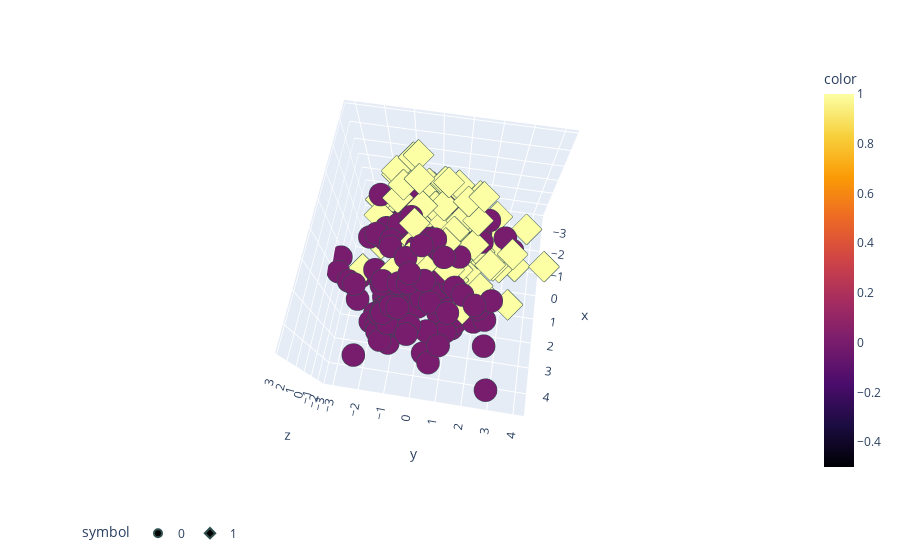

The cell this chart's notebook holds for it:
### Markdown cell above
**Enseguida los normalizamos y vemos en 3D con PCA**

### Code cell
from sklearn import svm
# Scale data before applying PCA
from sklearn.decomposition import PCA
from sklearn.manifold import TSNE
from sklearn.preprocessing import StandardScaler

scaler=StandardScaler()
print (X.shape,y.shape)

scaler.fit(X)
scaled_data=scaler.transform(X)
# Use fit and transform method

#pca = PCA(n_components=2)  # project from 13 to 3 dimensions
pca = PCA(n_components=4)  # project from 13 to 3 dimensions
#tsne = TSNE(n_components=2, random_state=0)
#tsne = TSNE(n_components=3, random_state=0)
projected = pca.fit_transform(scaled_data)
#projected = tsne.fit_transform(scaled_data)

print(projected.shape)
import plotly.express as px

#fig = px.scatter(x=projected[:,0], y=projected[:,1],
#                   symbol=y,color=y,color_continuous_scale=px.colors.sequential.Inferno)
fig = px.scatter_3d(x=projected[:,0], y=projected[:,1], z=projected[:,2],
                   symbol=y,color=y,color_continuous_scale=px.colors.sequential.Inferno)
fig.update_layout(legend_orientation="h")
fig.update_traces(marker=dict(size=8,
                              line=dict(width=2,
                                        color='DarkSlateGrey')),
                  selector=dict(mode='markers'))
fig.show()

### Figure 1 — Plotly figure (JSON) as saved in the notebook; plotly's stock layout.template omitted (floating-point values rounded to 4 significant figures; data arrays with more than 128 entries replaced by an {"elided": "..."} marker saying what was removed)
{"data": [{"hovertemplate": "symbol=0<br>x=%{x}<br>y=%{y}<br>z=%{z}<br>color=%{marker.color}<extra></extra>", "legendgroup": "0", "marker": {"color": {"elided": "499 int values"}, "coloraxis": "coloraxis", "line": {"color": "DarkSlateGrey", "width": 2}, "size": 8, "symbol": "circle"}, "mode": "markers", "name": "0", "scene": "scene", "showlegend": true, "type": "scatter3d", "x": {"elided": "499 float values"}, "y": {"elided": "499 float values"}, "z": {"elided": "499 float values"}}, {"hovertemplate": "symbol=1<br>x=%{x}<br>y=%{y}<br>z=%{z}<br>color=%{marker.color}<extra></extra>", "legendgroup": "1", "marker": {"color": {"elided": "526 int values"}, "coloraxis": "coloraxis", "line": {"color": "DarkSlateGrey", "width": 2}, "size": 8, "symbol": "diamond"}, "mode": "markers", "name": "1", "scene": "scene", "showlegend": true, "type": "scatter3d", "x": {"elided": "526 float values"}, "y": {"elided": "526 float values"}, "z": {"elided": "526 float values"}}], "layout": {"autosize": true, "coloraxis": {"colorbar": {"title": {"text": "color"}}, "colorscale": [[0, "#000004"], [0.1111, "#1b0c41"], [0.2222, "#4a0c6b"], [0.3333, "#781c6d"], [0.4444, "#a52c60"], [0.5556, "#cf4446"], [0.6667, "#ed6925"], [0.7778, "#fb9b06"], [0.8889, "#f7d13d"], [1, "#fcffa4"]]}, "legend": {"orientation": "h", "title": {"text": "symbol"}, "tracegroupgap": 0}, "margin": {"t": 60}, "scene": {"aspectmode": "auto", "aspectratio": {"x": 1.151, "y": 1.048, "z": 0.8286}, "camera": {"center": {"x": 0, "y": 0, "z": 0}, "eye": {"x": 0.833, "y": 0.1308, "z": 2.258}, "projection": {"type": "perspective"}, "up": {"x": 0, "y": 0, "z": 1}}, "domain": {"x": [0, 1], "y": [0, 1]}, "xaxis": {"title": {"text": "x"}, "type": "linear"}, "yaxis": {"title": {"text": "y"}, "type": "linear"}, "zaxis": {"title": {"text": "z"}, "type": "linear"}}}}
